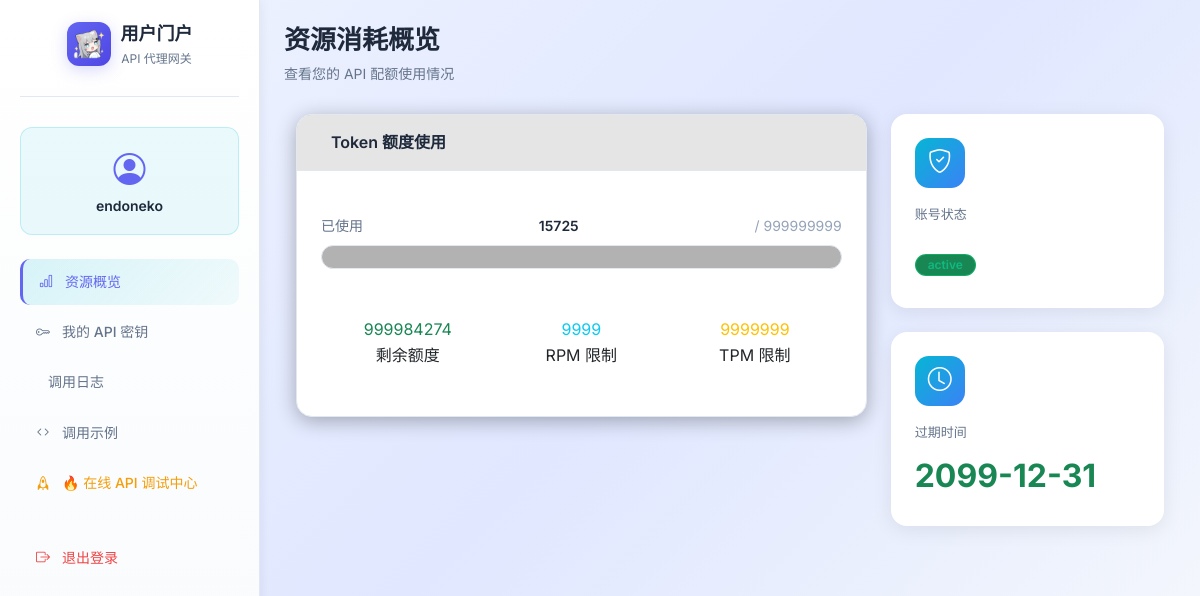
Screenshot of /user (signed in) with the database file from the repository.
### tables this page shows
CREATE TABLE users (
        id TEXT PRIMARY KEY, username TEXT, role TEXT, status TEXT,
        quota_total INTEGER, quota_used INTEGER, rpm INTEGER, tpm INTEGER,
        ip_whitelist TEXT, expires_at TEXT
    , password TEXT);

### server/routes/user.py (the view)
@user_bp.route('', methods=['GET'])
def dashboard():
    check = require_user()
    if check:
        return check
    username = session.get('username')
    user = get_user_by_username(username)
    if not user:
        return "User not found", 404
    keys = get_user_api_keys(user['id'])
    logs = get_user_logs(user['id'])
    providers = get_all_providers()
    for log in logs:
        log['time_str'] = datetime.fromtimestamp(log['timestamp']).strftime('%Y-%m-%d %H:%M:%S')
    return render_template('user.html', user=user, api_keys=keys, logs=logs, providers=providers)

### core/db.py (called while the page is built)
def get_db():
    if not hasattr(_local_data, 'conn'):
        _local_data.conn = sqlite3.connect(DB_PATH, check_same_thread=False)
        _local_data.conn.row_factory = sqlite3.Row
    return _local_data.conn

def get_user_by_username(username):
    conn = get_db()
    c = conn.cursor()
    c.execute("SELECT * FROM users WHERE username = ?", (username,))
    row = c.fetchone()
    return dict(row) if row else None

def get_user_api_keys(user_id):
    conn = get_db()
    c = conn.cursor()
    c.execute("SELECT key, is_active FROM api_keys WHERE user_id = ?", (user_id,))
    return [dict(row) for row in c.fetchall()]

def get_user_logs(user_id, limit=20):
    conn = get_db()
    c = conn.cursor()
    c.execute("SELECT * FROM logs WHERE user_id = ? ORDER BY timestamp DESC LIMIT ?", (user_id, limit))
    return [dict(row) for row in c.fetchall()]

### server/routes/user.py (called while the page is built)
def require_user():
    if session.get('role') not in ['admin', 'user']:
        return redirect(url_for('auth.login_page'))
    return None

### server/services/provider_service.py (called while the page is built)
def get_all_providers():
    config = load_config('providers.json')
    return config.get('providers', [])

### server/utils/config.py (called while the page is built)
def load_config(filename):
    filepath = os.path.join(CONFIG_DIR, filename)
    if os.path.exists(filepath):
        with open(filepath, 'r', encoding='utf-8') as f:
            return json.load(f)
    return {}

### templates/user.html (shortened to what this page needs)
<!DOCTYPE html>
<html lang="zh-CN">
<head>
    <link href="https://cdn.jsdelivr.net/npm/bootstrap@5.3.0/dist/css/bootstrap.min.css" rel="stylesheet">
    <link rel="stylesheet" href="https://cdn.jsdelivr.net/npm/bootstrap-icons@1.10.5/font/bootstrap-icons.css">
</head>
<body>
    <div class="container-fluid">
        <div class="row">
            <div class="sidebar">
                <div class="sidebar-header">
                    <div class="sidebar-brand">
                        <div class="sidebar-brand-icon">
                            <img src="{{ url_for('static', filename='logo.png') }}" alt="AIPG Logo" style="width: 32px; height: 32px; object-fit: contain;">
                        </div>
                        <div>
                            <div class="sidebar-title">用户门户</div>
                            <div class="sidebar-subtitle">API 代理网关</div>
                        </div>
                    </div>
                </div>
                <div class="user-info">
                    <i class="bi bi-person-circle"></i>
                    <div class="username">{{ user.username }}</div>
                </div>
                <div class="nav flex-column">
                    <button class="nav-link active" data-bs-toggle="pill" data-bs-target="#overview">
                        <i class="bi bi-bar-chart"></i> 资源概览
                    </button>
                    <button class="nav-link" data-bs-toggle="pill" data-bs-target="#keys">
                        <i class="bi bi-key"></i> 我的 API 密钥
                    </button>
                    <button class="nav-link" data-bs-toggle="pill" data-bs-target="#logs">
                         调用日志
                    </button>
                    <button class="nav-link" data-bs-toggle="pill" data-bs-target="#api-docs">
                        <i class="bi bi-code"></i> 调用示例
                    </button>
                    <a href="/playground" class="nav-link text-warning">
                        <i class="bi bi-rocket"></i> 🔥 在线 API 调试中心
                    </a>
                    <a href="/logout" class="nav-link text-danger mt-4">
                        <i class="bi bi-box-arrow-right"></i> 退出登录
                    </a>
                </div>
            </div>
            <div class="main-content tab-content">
                <div class="tab-pane fade show active" id="overview">
                    <div class="page-header">
                        <h1 class="page-title">资源消耗概览</h1>
                        <p class="page-subtitle">查看您的 API 配额使用情况</p>
                    </div>
                    <div class="row">
                        <div class="col-md-8">
                            <div class="card">
                                <div class="card-header">
                                    <h5> Token 额度使用</h5>
                                </div>
                                <div class="card-body">
                                    <div class="progress-container">
                                        <div class="progress-label">
                                            <span>已使用</span>
                                            <span class="used">{{ user.quota_used }}</span>
                                            <span class="total">/ {{ user.quota_total }}</span>
                                        </div>
                                        <div class="progress-bar-container">
                                        </div>
                                    </div>
                                    <div class="mt-4">
                                        <div class="row">
                                            <div class="col-md-4">
                                                <div class="text-center p-4 bg-success/10 rounded-xl">
                                                    <div class="text-2xl font-bold text-success">{% set remaining = user.quota_total - user.quota_used %}{% if remaining > 0 %}{{ remaining }}{% else %}0{% endif %}</div>
                                                    <div class="text-sm text-gray-600">剩余额度</div>
                                                </div>
                                            </div>
                                            <div class="col-md-4">
                                                <div class="text-center p-4 bg-info/10 rounded-xl">
                                                    <div class="text-2xl font-bold text-info">{{ user.rpm }}</div>
                                                    <div class="text-sm text-gray-600">RPM 限制</div>
                                                </div>
                                            </div>
                                            <div class="col-md-4">
                                                <div class="text-center p-4 bg-warning/10 rounded-xl">
                                                    <div class="text-2xl font-bold text-warning">{{ user.tpm }}</div>
                                                    <div class="text-sm text-gray-600">TPM 限制</div>
                                                </div>
                                            </div>
                                        </div>
                                    </div>
                                </div>
                            </div>
                        </div>
                        <div class="col-md-4">
                            <div class="stat-card">
                                <div class="stat-card-icon">
                                    <i class="bi bi-shield-check"></i>
                                </div>
                                <div class="stat-card-label">账号状态</div>
                                <div class="stat-card-value">
                                    <span class="badge bg-success">{{ user.status }}</span>
                                </div>
                            </div>
                            <div class="stat-card">
                                <div class="stat-card-icon">
                                    <i class="bi bi-clock"></i>
                                </div>
                                <div class="stat-card-label">过期时间</div>
                                <div class="stat-card-value text-success">
                                    {% if user.expires_at %}
                                    {{ user.expires_at[:10] }}
                                    {% else %}
                                    永久有效
                                    {% endif %}
                                </div>
                            </div>
                        </div>
                    </div>
                </div>
            </div>
        </div>
    </div>
</body>
</html>

### rows the page displays
users: username "endoneko", quota_used "15725", quota_total "999999999", rpm "9999", tpm "9999999", status "active", expires_at "2099-12-31"

### other values shown
{{ remaining }} "999984274"
